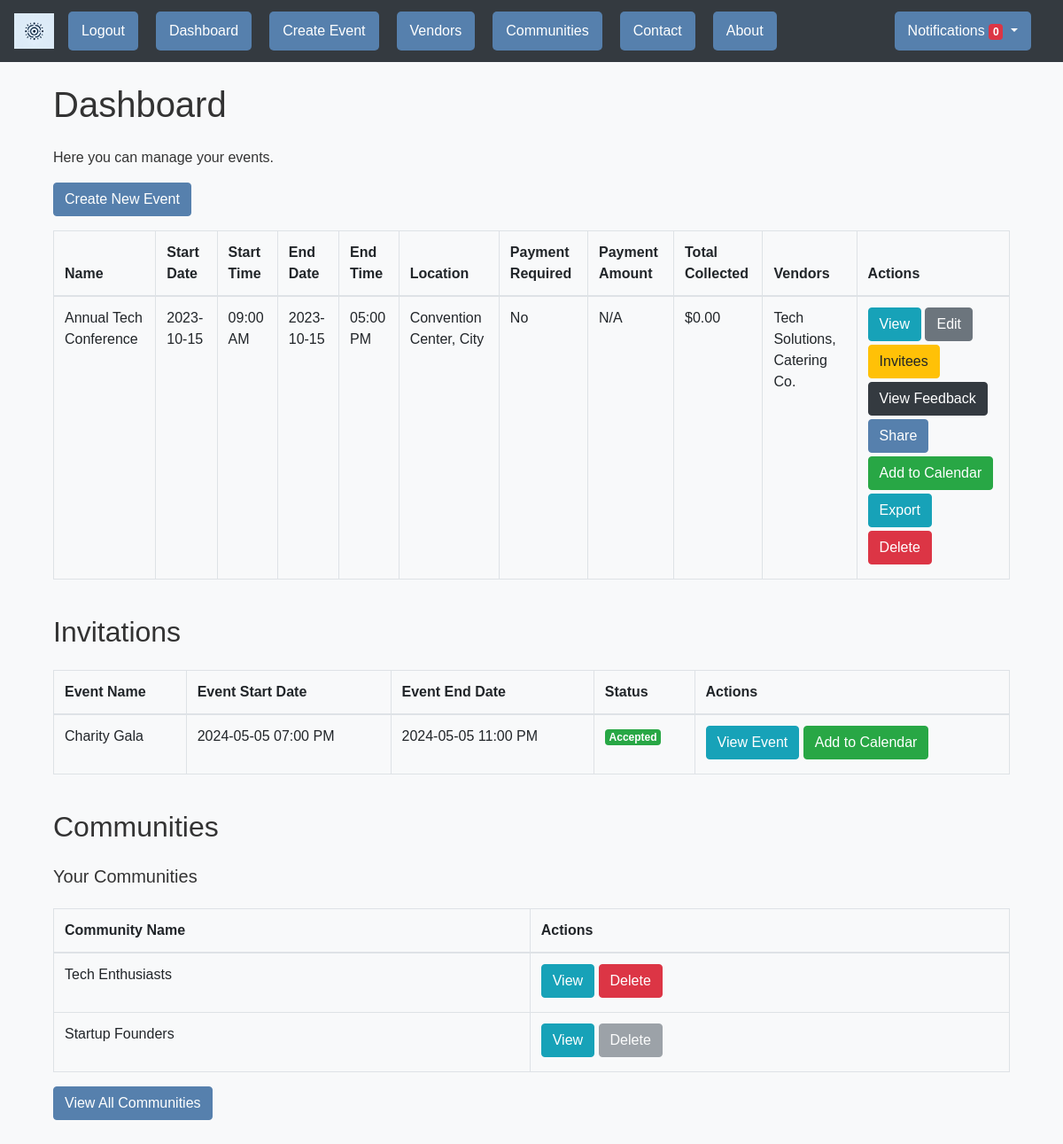
The app's page /dashboard (signed in) with its own data.
### backend/models.py (models this page shows)
class Event(db.Model):
    __tablename__ = 'events'
    id = db.Column(db.Integer, primary_key=True)
    name = db.Column(db.String(140), nullable=False)
    description = db.Column(db.Text, nullable=False)
    start_datetime = db.Column(db.DateTime, nullable=False, default=datetime.utcnow)
    end_datetime = db.Column(db.DateTime, nullable=False, default=datetime.utcnow)
    location = db.Column(db.String(140), nullable=False)
    organizer_id = db.Column(db.Integer, db.ForeignKey('users.id'), nullable=False)
    vendors = db.relationship('Vendor', secondary=event_vendor, backref=db.backref('events', lazy='dynamic'))
    rsvps = db.relationship('RSVP', backref='event', lazy=True)
    payments = db.relationship('Payment', backref='event', lazy=True)
    feedbacks = db.relationship('Feedback', backref='event', lazy=True)
    payment_required = db.Column(db.Boolean, default=False)
    payment_amount = db.Column(db.Float, nullable=True)
    def total_collected(self):
        collected = sum(payment.amount for payment in self.payments if payment.status == 'Completed')
        return float(collected)

class Vendor(db.Model):
    __tablename__ = 'vendors'
    id = db.Column(db.Integer, primary_key=True)
    name = db.Column(db.String(140), nullable=False)
    contact_info = db.Column(db.String(200), nullable=False)
    contract_details = db.Column(db.Text, nullable=False)

class RSVP(db.Model):
    __tablename__ = 'rsvps'
    id = db.Column(db.Integer, primary_key=True)
    user_id = db.Column(db.Integer, db.ForeignKey('users.id'))
    event_id = db.Column(db.Integer, db.ForeignKey('events.id'))
    status = db.Column(db.String(64))

class Community(db.Model):
    __tablename__ = 'communities'
    id = db.Column(db.Integer, primary_key=True)
    name = db.Column(db.String(140), nullable=False)
    creator_id = db.Column(db.Integer, db.ForeignKey('users.id'), nullable=False)
    messages = db.relationship('CommunityMessage', backref='community', lazy=True, cascade="all, delete-orphan")

### backend/views.py (the view)
@main.route('/dashboard')
@login_required
def dashboard():
    events = Event.query.filter_by(organizer_id=current_user.id).all()
    rsvps = RSVP.query.filter_by(user_id=current_user.id).all()
    user_communities = current_user.communities
    all_communities = Community.query.all()
    joinable_communities = [c for c in all_communities if c not in user_communities and c.creator_id != current_user.id]
    notifications = Notification.query.filter_by(user_id=current_user.id).order_by(Notification.timestamp.desc()).limit(10).all()
    return render_template('dashboard.html', events=events, rsvps=rsvps, user_communities=user_communities, joinable_communities=joinable_communities, notifications=notifications)

### backend/auth.py (called while the page is built)
@login_manager.user_loader
def load_user(user_id):
    return User.query.get(int(user_id))

### frontend/templates/dashboard.html (shortened to what this page needs)
{% extends "layout.html" %}
{% block content %}
<div class="container my-4">
    <h1 class="my-4">Dashboard</h1>
    <p>Here you can manage your events.</p>
    <a href="{{ url_for('main.new_event') }}" class="btn btn-primary mb-3">Create New Event</a>
    {% if events %}
    <div class="d-none d-lg-block table-responsive">
        <table class="table table-bordered table-dashboard">
            <thead>
                <tr>
                    <th>Name</th>
                    <th>Start Date</th>
                    <th>Start Time</th>
                    <th>End Date</th>
                    <th>End Time</th>
                    <th>Location</th>
                    <th>Payment Required</th>
                    <th>Payment Amount</th>
                    <th>Total Collected</th>
                    <th>Vendors</th>
                    <th>Actions</th>
                </tr>
            </thead>
            <tbody>
                {% for event in events %}
                <tr>
                    <td>{{ event.name }}</td>
                    <td>{{ event.start_datetime.strftime('%Y-%m-%d') }}</td>
                    <td>{{ event.start_datetime.strftime('%I:%M %p') }}</td>
                    <td>{{ event.end_datetime.strftime('%Y-%m-%d') }}</td>
                    <td>{{ event.end_datetime.strftime('%I:%M %p') }}</td>
                    <td>{{ event.location }}</td>
                    <td>{{ 'Yes' if event.payment_required else 'No' }}</td>
                    <td>{{ event.payment_amount if event.payment_required else 'N/A' }}</td>
                    <td>${{ '{:.2f}'.format(event.total_collected()) }}</td>
                    <td>
                        {% for vendor in event.vendors %}
                            {{ vendor.name }}{% if not loop.last %}, {% endif %}
                        {% endfor %}
                    </td>
                    <td>
                        <a href="{{ url_for('main.event', event_id=event.id) }}" class="btn btn-info mb-1 btn-dashboard">View</a>
                        <a href="{{ url_for('main.edit_event', event_id=event.id) }}" class="btn btn-secondary mb-1 btn-dashboard">Edit</a>
                        <a href="{{ url_for('main.view_invitees', event_id=event.id) }}" class="btn btn-warning mb-1 btn-dashboard">Invitees</a>
                        <a href="{{ url_for('main.view_feedbacks', event_id=event.id) }}" class="btn btn-dark mb-1 btn-dashboard">View Feedback</a>
                        <a href="{{ url_for('main.social', event_id=event.id) }}" class="btn btn-primary mb-1 btn-dashboard">Share</a>
                        <a href="{{ url_for('main.calendar', event_id=event.id) }}" class="btn btn-success mb-1 btn-dashboard">Add to Calendar</a>
                        <a href="{{ url_for('main.export_page', event_id=event.id) }}" class="btn btn-info mb-1">Export</a>
                        <form action="{{ url_for('main.delete_event', event_id=event.id) }}" method="POST" style="display:inline-block;">
                            <button type="submit" class="btn btn-danger mb-1 btn-dashboard" onclick="return confirm('Are you sure?');">Delete</button>
                        </form>
                    </td>
                </tr>
                {% endfor %}
            </tbody>
        </table>
    </div>
    {% else %}
    <p>No events to display. Start by creating a new event.</p>
    {% endif %}
    <h2 class="my-4">Invitations</h2>
    {% if rsvps %}
    <div class="d-none d-lg-block table-responsive">
        <table class="table table-bordered table-dashboard">
            <thead>
                <tr>
                    <th>Event Name</th>
                    <th>Event Start Date</th>
                    <th>Event End Date</th>
                    <th>Status</th>
                    <th>Actions</th>
                </tr>
            </thead>
            <tbody>
                {% for rsvp in rsvps %}
                <tr>
                    <td>{{ rsvp.event.name }}</td>
                    <td>{{ rsvp.event.start_datetime.strftime('%Y-%m-%d %I:%M %p') }}</td>
                    <td>{{ rsvp.event.end_datetime.strftime('%Y-%m-%d %I:%M %p') }}</td>
                    <td>
                        {% if rsvp.status == 'Accepted' %}
                            <span class="badge badge-success">{{ rsvp.status }}</span>
                        {% elif rsvp.status == 'Pending' %}
                            <span class="badge badge-primary">{{ rsvp.status }}</span>
                        {% elif rsvp.status == 'Declined' %}
                            <span class="badge badge-danger">{{ rsvp.status }}</span>
                        {% else %}
                            {{ rsvp.status }}
                        {% endif %}
                    </td>
                    <td>
                        <a href="{{ url_for('main.view_event', event_id=rsvp.event.id) }}" class="btn btn-info mb-1">View Event</a>
                        <a href="{{ url_for('main.calendar', event_id=rsvp.event.id) }}" class="btn btn-success mb-1">Add to Calendar</a>
                    </td>
                </tr>
                {% endfor %}
            </tbody>
        </table>
    </div>
    {% else %}
    <p>No incoming invitations to display.</p>
    {% endif %}
    <h2 class="my-4">Communities</h2>
    <h5 class="my-4">Your Communities</h5>
    {% if user_communities %}
    <div class="d-none d-lg-block table-responsive">
        <table class="table table-bordered table-dashboard">
            <thead>
                <tr>
                    <th>Community Name</th>
                    <th>Actions</th>
                </tr>
            </thead>
            <tbody>
                {% for community in user_communities %}
                <tr>
                    <td>{{ community.name }}</td>
                    <td>
                        <a href="{{ url_for('community.view_community', community_id=community.id) }}" class="btn btn-info mb-1 btn-dashboard">View</a>
                        {% if community.creator_id == current_user.id %}
                        <form action="{{ url_for('community.delete', community_id=community.id) }}" method="POST" style="display:inline-block;">
                            <button type="submit" class="btn btn-danger mb-1 btn-dashboard" onclick="return confirm('Are you sure?');">Delete</button>
                        </form>
                        {% else %}
                        <button class="btn btn-secondary mb-1 btn-dashboard" disabled>Delete</button>
                        {% endif %}
                    </td>
                </tr>
                {% endfor %}
            </tbody>
        </table>
    </div>
    {% else %}
    <p>No communities to display.</p>
    {% endif %}
    <a href="{{ url_for('community.index') }}" class="btn btn-primary mb-3">View All Communities</a>
{% endblock %}

### frontend/static/styles/main.css (style rules this page uses)
body { background-color: #f8f9fa; color: #333; font-family: 'Arial', sans-serif; }
.btn-dashboard { display: inline-block; text-align: center; width: auto; }
.btn-primary { background-color: #5680ad; border-color: #5680ad; }
table { width: 100%; margin-bottom: 1rem; color: #212529; }
table th { vertical-align: bottom; border-bottom: 2px solid #dee2e6; }
table td, table th { padding: 0.75rem; vertical-align: top; border-top: 1px solid #dee2e6; }
.mb-3 { margin-bottom: 1rem; }

### records on screen
Event: name "Annual Tech Conference", start_datetime "2023-10-15", start_datetime "09:00 AM", end_datetime "2023-10-15", end_datetime "05:00 PM", location "Convention Center, City", payment_required "No", payment_required "N/A", total_collected "0.00"
Vendor: name "Tech Solutions"
Vendor: name "Catering Co."
RSVP: event.name "Charity Gala", event.start_datetime "2024-05-05 07:00 PM", event.end_datetime "2024-05-05 11:00 PM", status "Accepted"
Community: name "Tech Enthusiasts"
Community: name "Startup Founders", shows "Delete"

### other values on screen
{{ notifications|length }} "0"
